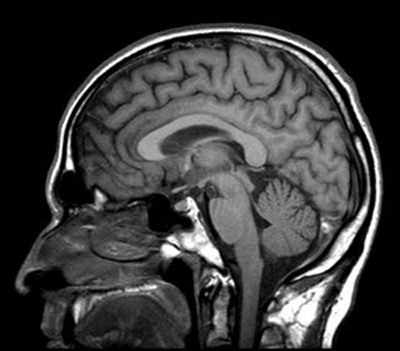
#> input picture 4ModIA/S1/Optimisation/Optimisation non convexe/TPs-20231106/IRM1.png, 400 x 351 px; the run also reads 1 picture not shown here
$ jupyter execute --allow-errors TP3_Recalage.ipynb
#> lines starting #> are read from the running program, lines starting #| are printed output that depends on the picture
TP1 - Recalage d'images
=============

[cell 1]
import numpy as np
from scipy import signal
from scipy import interpolate
from PIL import Image
import matplotlib.pyplot as plt

Un problème fréquemment rencontré dans le domaine du traitement d’images est celui du recalage. On dispose de plusieurs images prises à des temps différents, ou par des appareils différents, et on aimerait les mettre en correspondence, c’est-à-dire trouver une déformation du plan, qui assure une correspondence point à point des objets sous-jacents. Donnons quelques exemples d’applications :
* Traitements/retouches d’images. Par exemple, on peut vouloir construire un panoramique à partir d’images de petite taille. Il faut les recaler préalablement.
* Evaluation des déplacements d’objets dans des séquences vidéos (e.g. trouver un défaut de fonctionnement d’un organe, caméras de surveillance, design de robots intelligents ou de systèmes de navigation automatiques ...)
* Couplage d’informations. Par exemple, en imagerie médicale, on obtient une information plus riche en utilisant à la fois une radio et une angiographie. L’une apporte des informations structurelles, l’autre des informations fonctionnelles. Le couplage des deux images donne plus d’information au praticien.
* Beaucoup d’autres applications...

Dans ce TP, nous allons proposer un modèle de recalage assez élémentaire. Les idées constitutives se retrouvent cependant dans presque toutes les techniques récentes.

[cell 2]
def get_images() :
    n=21
    sigma=0.3
    [X,Y]=np.meshgrid(np.linspace(-1,1,n),np.linspace(-1,1,n), indexing='xy')
    Z=np.sqrt(X*X+Y*Y)
    im1=np.zeros((n,n))
    im1[Z<=.7]=1.
    im1[Z<=.3]=.5
    im1[Z<=.1]=.7
    im2=np.zeros((n,n));
    Z=np.sqrt((X-.3)**2+(Y+.2)**2)
    im2[Z<=.7]=1
    im2[Z<=.3]=.5
    im2[Z<=.1]=.7
    G=np.fft.fftshift(np.exp(-(X**2+Y**2)/sigma**2))
    f=np.real(np.fft.ifft2(np.fft.fft2(G)*np.fft.fft2(im1)))
    g=np.real(np.fft.ifft2(np.fft.fft2(G)*np.fft.fft2(im2)))
    f=f/np.max(f)
    g=g/np.max(g)
    return f,g

[cell 3]
f,g=get_images()

# 1. Formalisation du problème

1.1 Formalisme continu
---------------------

On modélise les images en niveaux de gris comme des fonctions d’un ensemble borné $\Omega\subset \mathbb{R}$ (typiquement un carré) dans $\mathbb{R}$. La valeur de la fonction en chaque point représente l’intensité lumineuse de l’image.

Soient $f$ et $g$ deux images. On a donc :
$$
f:\Omega\subset \mathbb{R}^2 \to \mathbb{R},  g:\Omega\subset \mathbb{R}^2 \to \mathbb{R}
$$
En supposant que les images $f$ et $g$ dépendent seulement d’une transformation géométrique qui conserve la luminosité, le problème de recalage peut être formulé comme suit:

> Problème inverse $(P_1)$ :

> Etant donnés $f$ et $g$ dans $H_1(\Omega)$ (les images ont une amplitude bornée et une énergie finie), trouver un champ de vecteurs $u = (u_1, u_2) \in H_1(\Omega)^2$ tel que:
$$f(x + u(x)) = g(x), \forall x\in \Omega.$$

Le problème inverse est mal posé: tout d'abord, l'existence d'une solution n'est pas garantie, et dans le cas où il existe une solution, on n'a pas nécessairement unicité de cette solution. Par exemple, si $f$ et $g$ sont des fonctions constantes, n'importe quel déplacement $u$ est solution

Pour le résoudre, on se propose de le reformuler comme un problème d'optimisation:

> $(P_2)$ On cherche une déformation $u$ du plan qui minimise:
$$
E(u)=\displaystyle\frac{1}{2}\int_\Omega (f(x+u(x))-g(x))^2 dx=\frac{1}{2}\|f\circ (id+u)-g\|^2.
$$

Sans hypothèse supplémentaire, le problème $\displaystyle \min_{u \in H^1(\Omega)^2} E(u)$ n'est a priori pas convexe, toujours mal posé et même éventuellement non différentiable si $u$ et $f$ ne sont pas assez régulières. On pourrait facilement rendre $f$ différentiable (en ajoutant du bruit par exemple à l'image, ce qui revient à convoler $f$ avec une gaussienne) mais il faut également "forcer" $u$ à être différentiable. Pour cela on propose de régulariser le problème de façon à assurer la convexité du problème d'optimisation considéré ainsi que l'existence et l'unicité des solutions.

Pour régulariser le problème inverse, nous allons faire une analogie avec l’élasticité linéaire. La fonction $u = (u_x,u_y)$ représente un champ de déformations. En notant $\partial x$ et $\partial y$ les opérateurs de dérivation partielle par rapport à chacun des axes du plan, on peut définir un potentiel élastique linéarisé :
$$
R(u)= \frac{\mu}{2}\int_{\Omega} \underbrace{ (\partial_x u_y + \partial_y u_x)^2(x,y) dxdy}_{R_1(u)=\textrm{cisaillement}} +\frac{\lambda+\mu}{2}\int_{\Omega} \underbrace{(\partial_x u_x + \partial_y u_y)^2(x,y) dxdy}_{R_2(u)=\textrm{variations \ de \ volume}}.
$$
En mécanique des structures, $\mu$ et $\lambda$ sont appelées constantes de Lamé. Le paramètre $\lambda$ n’a pas d’interprétation directe, tandis que le paramètre $\mu$ est appelé module de cisaillement.

Le problème d'optimisation à résoudre dans ce TP est le suivant:
> $$(P)\qquad \min_{u} E(u)+R(u).$$

Q1. A l'aide d'un développement de Taylor, vérifier que le gradient de $E$ s'écrit:

$$\nabla E(u) = \left(f\circ (id+u) -g\right)\nabla f\circ (id+u)$$

au sens où la différentielle de $E$ est définie par:

$$\langle \nabla E(u),h\rangle = \displaystyle\int_\Omega \langle (f(x+u(x))-g(x))\nabla f(x+u(x)),h(x)\rangle dx.$$

# 2. Discrétisation

Pour pouvoir résoudre numériquement le problème $(P)$ (dont les variables de l'optimisation sont des fonctions !), on propose de le discrétiser au préalable.

Soit $1\le i \le n$ and $1\le j\le m$. Notons $(x_i,y_j)$ le point de la grille $(i,j)$ et $f_{i,j}$ la valeur de $f$ au point $(x_i,y_j)$. Le produit scalaire sur $V=\mathbb{R}^n\times \mathbb{R}^m$ est défini par:
$$\langle f,g\rangle_V=\sum_{i=1}^n\sum_{j=1}^m f_{i,j}g_{i,j},$$
défini sur $\mathbb{R}^n\times \mathbb{R}^m$.

2.1. Calcul du $E$ et de son gradient
-----------------------------------

Pour pouvoir calculer $E$ et son gradient, on va avoir besoin d'évaluer $f\circ (Id+u)$ et $\nabla f\circ(id+u)$. C'est ce que fait la fonciton interpol ci-dessous.

[cell 4]
def interpol(f,ux,uy) :
    # function that computes f \circ Id+u and interpolates it on a mesh
    nx,ny=f.shape
    ip=interpolate.RectBivariateSpline(np.arange(nx),np.arange(ny),f)
    [X,Y]=np.meshgrid(np.arange(nx),np.arange(ny), indexing='ij')
    X=X+ux
    Y=Y+uy
    return np.reshape(ip.ev(X.ravel(),Y.ravel()),(nx,ny))

2.2. Calcul de $R$ et de son gradient
-------------------------------------
On discrétise également les opérateurs de dérivation partielles par différences finies ; par exemple la dérivée partielle par rapport à $x$ est donnée par:
$$\begin{cases}(\partial_x f)_{i,j}=f_{i+1,j}-f_{i,j} \text{ si } i<n \\
(\partial_x f)_{n,j}=0 \end{cases} $$

On peut alors écrire :
$$
R(u)= \frac{\mu}{2}\sum_{i}(\partial_x u_y + \partial_y u_x)^2(i) + \frac{\lambda+\mu}{2} \sum_i(\partial_x u_x + \partial_y u_y)^2(i).
$$
où:
* $u_x\in\mathbb{R}^n$ et $u_y\in\mathbb{R}^n$ sont les discrétisations des composantes du champ de vecteurs $u$ sur la grille choisie et $\partial_x:\mathbb{R}^n\rightarrow\mathbb{R}^n$
* $\partial_y:\mathbb{R}^n\rightarrow\mathbb{R}^n$ représentent des opérateurs de différences finies.

On peut ré-écrire $R(u)=\frac{1}{2}R_1(u)+ \frac{1}{2} R_2(u)$ avec :
$$
R_1(u)=\langle A_1 u , A_1 u\rangle,\qquad R_2(u)=\langle A_2 u , A_2 u\rangle.
$$

Q2. Donner les formules de discrétisation des opérateurs $\partial_y$, $\partial_x^\top$ et $\partial_y^\top$. Implémenter ces opérateurs ci-après.

[cell 5]
def dx(im) :
    d=np.zeros(im.shape)
    d[:-1,:]=im[1:,:]-im[:-1,:]
    return d
def dy(im) :
    d=np.zeros(im.shape)
    d[:,:-1]=im[:,1:]-im[:,:-1]
    return d
def dyT(im) :
    d=np.zeros(im.shape)

    return d
def dxT(im) :
    d=np.zeros(im.shape)
    d[0,:] = -im[0,:]
    d[-1,:]= im[-2,:]
    d[1:-1,:] = im[:-2, :] - im[1:-1,:]
    return d

[cell 6]
#Pour le test
def scal(im1,im2):
    assert im1.shape == im2.shape
    return (im1*im2).sum()

[cell 7]
np.random.seed(7)
nx = 10
ny = 15
S = (nx,ny)
im1= np.random.randn(10,15)
im2= np.random.randn(10,15)

print(scal(dx(im1),im2))
print(scal(im1, dxT(im2)))

Q3. On écrit $R(u)$ comme un opérateur de $V^2$ dans $\mathbb{R}$. Montrer que $R(u)$ peut s'écrire sous la forme:
$$R(u)=\frac{1}{2} \langle A\left(\begin{array}{c}
u_x\\
u_y
\end{array}\right),\left(\begin{array}{c}
u_x\\
u_y
\end{array}\right)\rangle_{V^2},$$
et donnez l'expression des matrices $A_1$ et $A_2$ en fonction des opérateurs $\partial_x$, $\partial_x^\top$, $\partial_y$ et $\partial_y^\top$.

Q4. Donner l'expression du gradient de $R$.

2.3. Implémentation de la fonction objectif $E+R$
----------------------------------------------

[cell 8]
def objective_function(f,g,ux,uy,lamb,mu) :
    R = mu/2 * sum((dx(f)*uy+dy(f)*ux)**2) + (lamb+mu)/2*sum((dx(f)*ux+dy(f)*uy)**2)
    E = 0.5 * np.linalg.norm(interpol(f,ux,uy) - g)
    obj = E + R
    # raise ValueError('to m(be implemented')
    return obj,fu

# 3. Un algorithme de gradient

Une itération de la méthode de descente de gradient est de la forme:

$$
u_{k+1}=u_k-s_k(\nabla E(u) + \nabla R(u))
$$

Q5. Compléter la fonction RecalageDG implémentant la descente de gradient et utilisant l'algorithme de recherche linéaire par rebroussement proposé ci-dessous.

[cell 9]
def linesearch(ux,uy,step,descentx,descenty,obj_old,f,g,lamb,mu) :
    step=2*step
    tmpx=ux-step*descentx
    tmpy=uy-step*descenty
    obj,fu=objective_function(f,g,tmpx,tmpy,lamb,mu)
    while obj >obj_old and step > 1.e-8:
        step=0.5*step
        tmpx=ux-step*descentx
        tmpy=uy-step*descenty
        obj,fu=objective_function(f,g,tmpx,tmpy,lamb,mu)
    return tmpx,tmpy,step

[cell 10]
def RecalageDG(f,g,lamb,mu,nitermax,stepini) :
#> called with lamb = 10, mu = 20, nitermax = 500, stepini = 0.01
    ux=np.zeros(f.shape)
    uy=np.zeros(f.shape)
    CF=[]
    step_list=[]
    niter=0
    step=stepini
    while niter < nitermax and step > 1.e-8 :
        niter+=1
        obj,fu=objective_function(f,g,ux,uy,lamb,mu)
        CF.append(obj)
        # Gradient of E at point u
        raise ValueError('Compute gradEx and gradEy here')

        # Gradient of R at point u
        raise ValueError('Compute gradRx and gradRy here')

        # Gradient of E+R at point u
        raise ValueError('Compute gradx and grady here')

        ux,uy,step=linesearch(ux,uy,step,gradx,grady,obj,f,g,lamb,mu)
        step_list.append(step)
        if (niter % 3 ==0) :
            print('iteration :',niter,' cost function :',obj,'step :',step)
    return ux,uy,np.array(CF),np.array(step_list)

Q5. Ecrire un compte-rendu des expériences réalisées et des résultats obtenus. Commentez.

[cell 11]
lamb=10
mu=20
nitermax=500

step0 = 0.01
#> (the rest of this cell did not finish here and is left out)

[cell 12]
fig, ax = plt.subplots(2,3)
ax[0,0].imshow(f)
ax[0,0].set_title('original function')
ax[0,1].imshow(g)
ax[0,1].set_title('target function')
#> (the rest of this cell did not finish here and is left out)

#> (a cell that did not finish here is left out)

# 4. Algorithme de moindres carrés.

On souhaite maintenant implémenter un algorithme de second ordre pour résoudre le problème $(P)\quad\min_u E(u)+R(u)$ afin d'accélérer la convergence de l'algorithme. Pour cela, on va reformuler le problème $(P)$ en un problème de moindres carrés et appliquer l'algorithme de Levenberg-Marquardt.

Soit:
$$\Psi(u)=\begin{pmatrix}
f\circ(Id+u)-g \\
\sqrt{\mu}(\partial_xu_y+\partial_yu_x) \\
\sqrt{\mu+\lambda}(\partial_xu_x+\partial_yu_y) \end{pmatrix},$$
où $f\circ(id+u)$ est l'interpolation de $x\mapsto f(x+u(x))$ sur la grille. Minimiser $E(u)+R(u)$ est équivalent à résoudre le problème suivant:

>$$\min_u \|\Psi(u)\|_2^2.$$

Il s'agit maintenant d'un problème de moindres carrés que l'on va résoudre à l'aide de l'algorithme de Levenberg Marquardt :

$$
u_{k+1}=u_k- H_k^{-1} J_{\Psi}(u_k)^\top \Psi(u_k) \quad\mbox{ avec }\quad H_k=J_{\Psi}(u_k)^\top J_{\Psi}(u_k) +\varepsilon Id
$$

Q6. Calculer la matrice jacobienne de $\Psi$, notée $J_\Psi(u)$.

Q7. Implémenter les fonctions JPsi, JTPsi et JTJ qui calculent respectivement:
- le produit de $J_\psi(u)$ par une direction $v=(v_x,v_y)\in V^2$,

- le produit de $J_\Psi(u)^\top$ par $\phi=(\phi_1,\phi_2,\phi_3)\in V^3$,

- le produit de $(J_\Psi(u)^\top J_\Psi(u)+\epsilon I)$ par une direction $v=(v_x,v_y)\in V^2$.

[cell 14]
def JTPsi(phi,df,lamb,mu) :
    raise ValueError('to be implemented')
    #return [ux,uy]

def JPsi(vx,vy,df,lamb,mu) :
    raise ValueError('to be implemented')
    #return [JPsi0,JPsi1,JPsi2]

def JTJ(vx,vy,df,lamb,mu,epsilon) :
    raise ValueError('to be implemented')
    #return uxs,uys

Calculons maintenant la direction de recherche $d_k$ comme solution du système linéaire:
$$(J_\Psi(u_k)^\top J_\Psi(u_k) +\epsilon I)\left(\begin{array}{c}
d_x\\
d_y
\end{array}\right) = -J_\Psi(u_k)^\top \Psi(u_k)$$
Pour cela, on vous donne l'algorithme suivant qui par la méthode du gradient conjugué calcule une solution $d=(d_x,d_y)\in V^2$ du problème:
$$(J_\Psi(u_k)^\top J_\Psi(u_k) +\epsilon I)\left(\begin{array}{c}
d_x\\
d_y
\end{array}\right) = b$$

#> (a cell that did not finish here is left out)

Q8. Compléter l'algorithme RecalageGN implémentant la méthode de Levenberg-Marquardt.

[cell 16]
def RecalageGN(f,g,lamb,mu,nitermax,stepini,epsi) :
    ux=np.zeros(f.shape)
    uy=np.zeros(f.shape)
    descentx=np.zeros(f.shape)
    descenty=np.zeros(f.shape)
    raise ValueError('To complete if necessary')
    CF=[]
    step_list=[]
    niter=0
    step=stepini
    while niter < nitermax and step > 1.e-8 :
        niter+=1
        obj,fu=objective_function(f,g,ux,uy,lamb,mu)
        CF.append(obj)
        # Gradient of F at point u
        raise ValueError('Compute b here')
        raise ValueError('Compute dfx,dfy here')
        [descentx,descenty]=CGSolve(descentx,descenty,lamb,mu,b,epsi,dfx,dfy)
        ux,uy,step=linesearch(ux,uy,step,descentx,descenty,obj,f,g,lamb,mu)
        step_list.append(step)
        # Display
        if (niter % 3 ==0) :
            print('iteration :',niter,' cost function :',obj,'step :',step)
    return ux,uy,np.array(CF),np.array(step_list)

Q9. Tester le nouvel algorithme et comparer sa vitesse de convergence avec celle de l'algorithme de gradient.

[cell 17]
epsi=0.1
nitermax=1000
#> (the rest of this cell did not finish here and is left out)

[cell 18]
fig, ax = plt.subplots(2,3)
ax[0,0].imshow(f)
ax[0,0].set_title('original function')
ax[0,1].imshow(g)
ax[0,1].set_title('target function')
#> (the rest of this cell did not finish here and is left out)

#> (a cell that did not finish here is left out)

5. Jeu des différences
======================
Maintenant que vous avez implémenté et testé les deux algorithmes sur l'image-jouet proposée, voyons que cela donne sur une image IRM d'un cerveau. Saurez-vous détecter les différences/déplacements entre les deux images ?

[cell 20]
im1=Image.open('IRM1.png')
#> im1 is the input picture: PIL image 400x351 L; min 0, max 255, mean 58.6
im2=Image.open("IRM2.png")
plt.imshow(plt.imread('IRM1.png'))
plt.show()
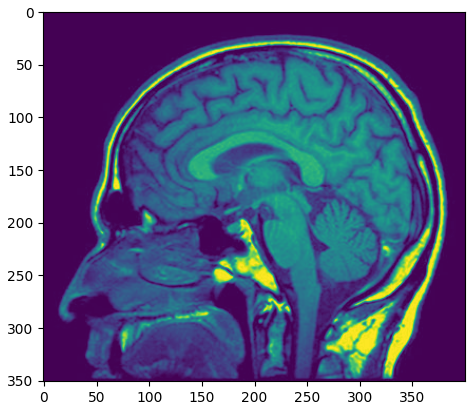
#> figure drawn by matplotlib, 1 panel
plt.imshow(plt.imread('IRM2.png'))
plt.show()

[cell 21]
[n,m]=im1.size
#> n = 400; m = 351
sigma=0.1
[X,Y]=np.meshgrid(np.linspace(-1,1,n),np.linspace(-1,1,m), indexing='xy')
Z=np.sqrt(X*X+Y*Y)
G=np.fft.fftshift(np.exp(-(X**2+Y**2)/sigma**2))
f=np.real(np.fft.ifft2(np.fft.fft2(G)*np.fft.fft2(im1)))
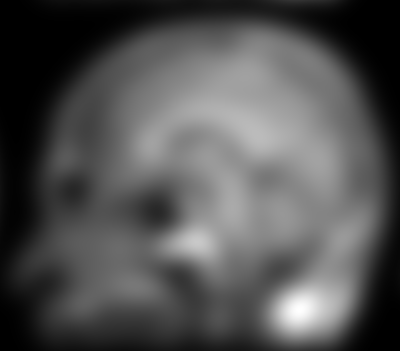
#> f: shape (351, 400) float64; min 0.0325, max 198913.6, mean 64242.2; drawn with min black and max white
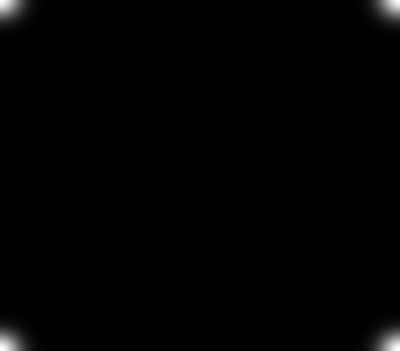
#> G: shape (351, 400) float64; min 1.38e-87, max 0.999, mean 0.00781
g=np.real(np.fft.ifft2(np.fft.fft2(G)*np.fft.fft2(im2)))
f=f/np.max(f)
g=g/np.max(g)
